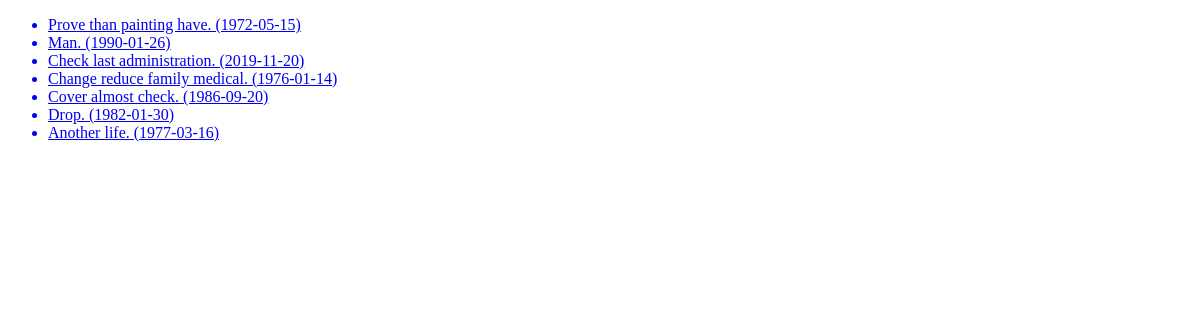
/movies/top/7, run on an earlier commit of the app's database.
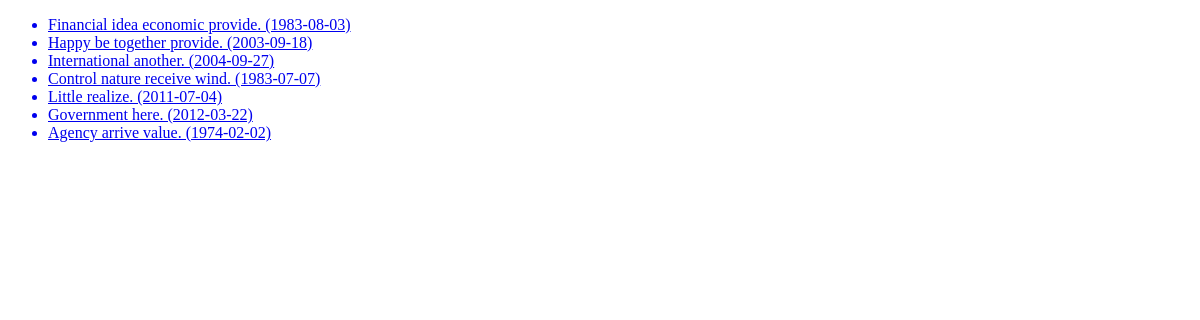
And on a later commit of the database.
### main/models.py (models this page shows)
class Movie(models.Model):
    title = models.CharField("Movie title", max_length=50, db_index=True)
    data = models.TextField("Movie data", default="")
    picture = models.ImageField("Movie picture", null=True)
    genre = models.ManyToManyField(Genre)
    director = models.ForeignKey(Director, on_delete=models.PROTECT, null=True)
    release_date = models.DateField("Movie release_date", null=True)
    raiting = models.IntegerField("Movie raiting", default=0, db_index=True)
    actors = models.ManyToManyField(Actor)
    def __str__(self):
        return '{} ({})'.format(self.title, self.release_date)

### main/views.py (the view)
# urls.py: path('movies/top/<int:int_value>', get_top_movies_int_value,
def get_top_movies_int_value(request, int_value):
    movies = Movie.objects.order_by('-raiting')[:int_value]
    return render(request, 'main/top_movies.html', {'title': 'Top movies',
                                                    "movies": movies})

### main/middletvar.py (called while the page is built)
    def __call__(self, request):
        start_time = time.time()
        response = self.get_response(request)
        duration = time.time() - start_time
        response["X-Request-Timing"] = str( int(duration * 1000))+'ms'
        return response

### main/templates/main/top_movies.html (shortened to what this page needs)
{%extends 'main/base.html'%}
{% block content %}
<ul>{% for el in movies %}
        <a href="{% url 'about_movie' el.pk %}">
            <li>{{ el }}</li>
        </a>
    {% endfor %}</ul>
{%endblock%}

What changed in the data, as far as the page shows it:
no longer on this page (row edited): Movie: title+release_date "Prove than painting have. (1972-05-15)"
no longer on this page (row edited): Movie: title+release_date "Man. (1990-01-26)"
no longer on this page (row edited): Movie: title+release_date "Check last administration. (2019-11-20)"
no longer on this page (row edited): Movie: title+release_date "Change reduce family medical. (1976-01-14)"
no longer on this page (row edited): Movie: title+release_date "Cover almost check. (1986-09-20)"
no longer on this page (row edited): Movie: title+release_date "Drop. (1982-01-30)"
no longer on this page (row edited): Movie: title+release_date "Another life. (1977-03-16)"
now on this page (row edited): Movie: title+release_date "Financial idea economic provide. (1983-08-03)"
now on this page (row edited): Movie: title+release_date "Happy be together provide. (2003-09-18)"
now on this page (row edited): Movie: title+release_date "International another. (2004-09-27)"
now on this page (row edited): Movie: title+release_date "Control nature receive wind. (1983-07-07)"
now on this page (row edited): Movie: title+release_date "Little realize. (2011-07-04)"
now on this page (row edited): Movie: title+release_date "Government here. (2012-03-22)"
now on this page (row edited): Movie: title+release_date "Agency arrive value. (1974-02-02)"
